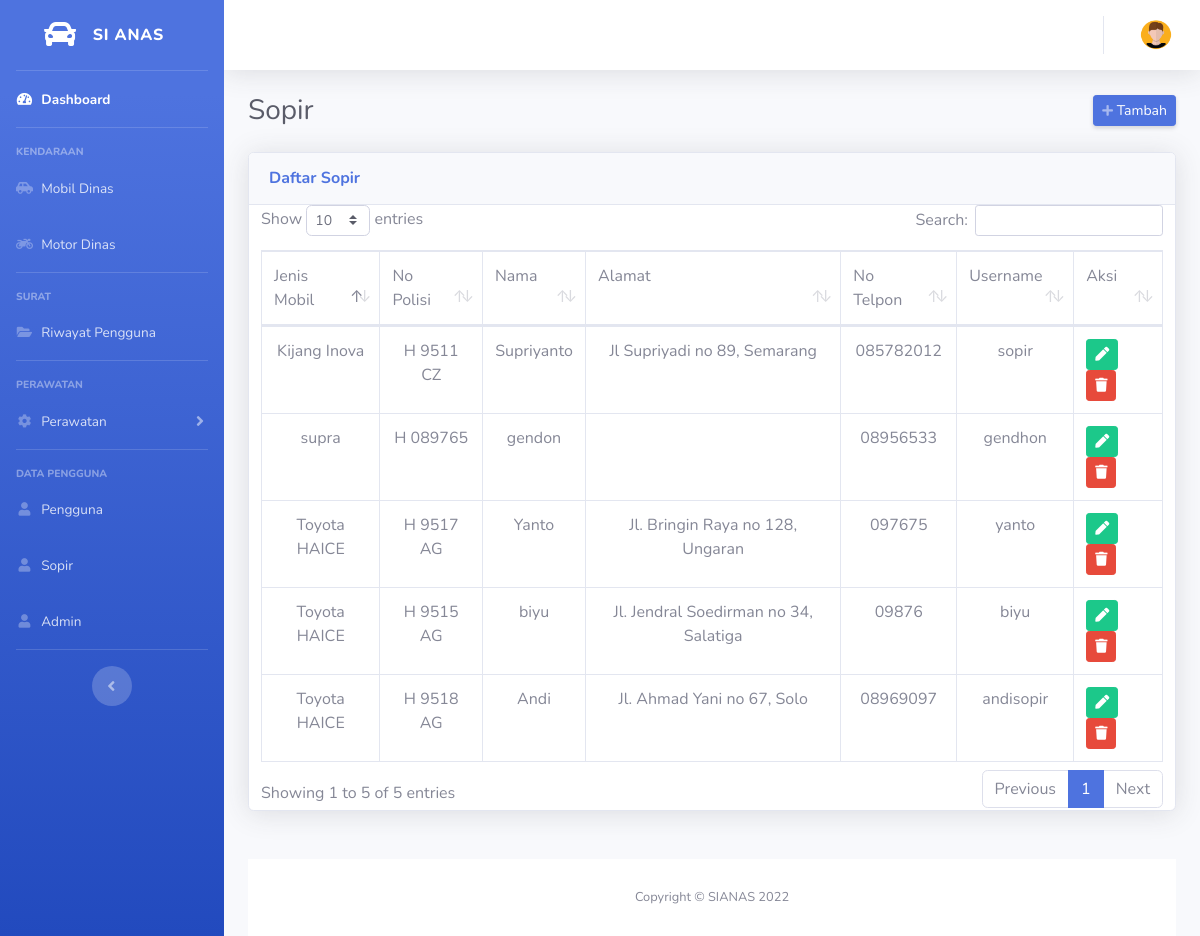
Page /index.php/superadmin/sopir on the earlier database version.
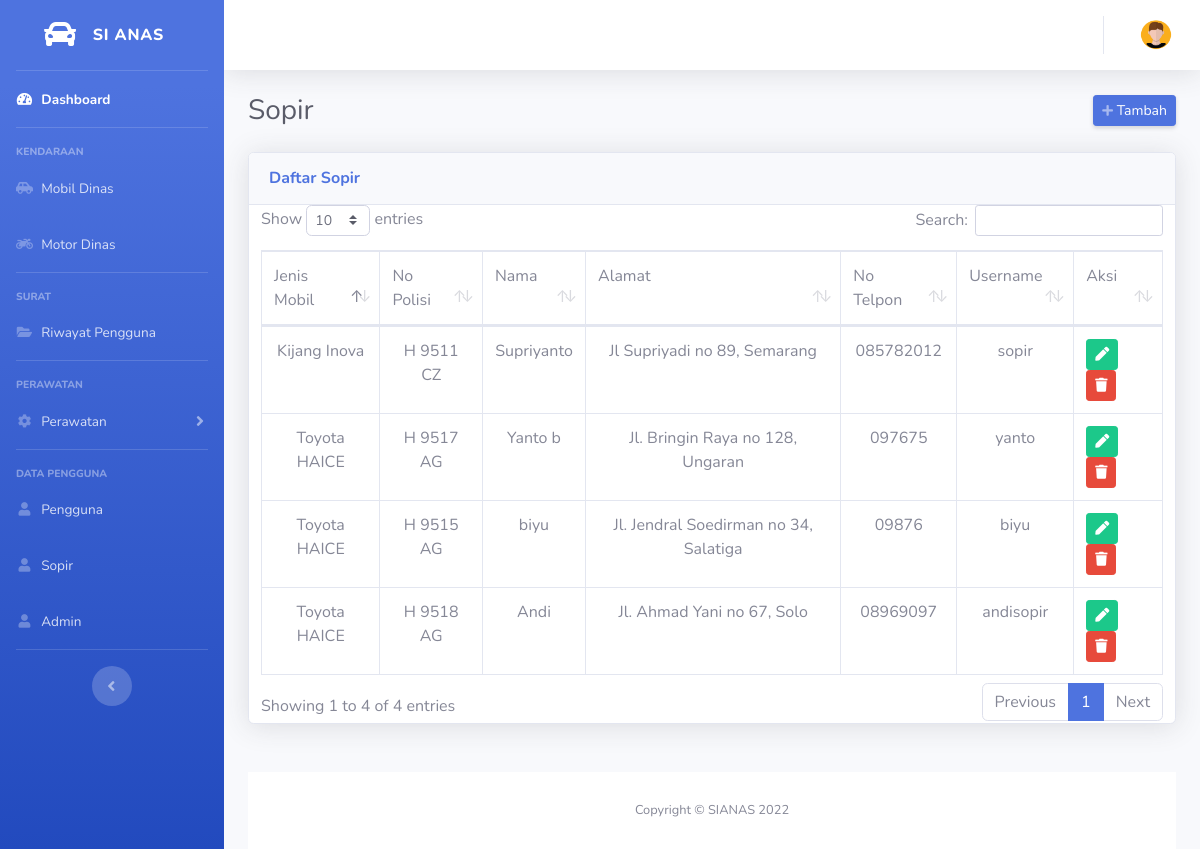
Same page on the later database version.
### tables this page shows
CREATE TABLE `mobil` (
  `no_mobil` int(10) NOT NULL,
  `nama` varchar(120) NOT NULL,
  `no_hp` varchar(120) NOT NULL,
  `alamat` varchar(120) NOT NULL,
  `username` varchar(120) NOT NULL,
  `password` varchar(120) NOT NULL,
  `role` int(10) NOT NULL,
  `jenis_mobil` varchar(20) NOT NULL,
  `no_plat` varchar(20) NOT NULL,
  `tgl_pjk` date NOT NULL,
  `no_rangka` varchar(120) NOT NULL,
  `no_mesin` varchar(120) NOT NULL,
  `no_stnk` varchar(120) NOT NULL,
  `warna` varchar(120) NOT NULL,
  `status` varchar(20) NOT NULL,
  `foto` varchar(120) NOT NULL
);

### application/controllers/Superadmin.php (called while the page is built, shortened)
<?php
class Superadmin extends CI_Controller
{
    function __construct()
    {
        $this->load->library('form_validation');
        $this->load->helper(array('url', 'form'));
        $this->load->model('admin/Mobil_model', 'mobil');
        $this->load->model('admin/Motor_model', 'motor');
        $this->load->model('admin/Riwayat_model', 'riwayat');
        $this->load->model('admin/Anggota_model', 'anggota');
        $this->load->model('admin/Perawatan_model', 'perawatan');
        $this->load->model('admin/Sopir_model', 'sopir');
        $this->load->model('admin/Superadmin_model', 'superadmin');
    }
    public function sopir()
    {
        $data['session'] = $this->session->userdata('nama');
        $id = $this->session->userdata('userid');
        $data['nama'] = $this->db->get_where('superadmin', ['no_superadmin' => $id])->row_array();
        $data['sopir'] = $this->sopir->getAllSopir();
        $this->load->view('superadmin/template/header', $data);
        $this->load->view('superadmin/template/sidebar', $data);
        $this->load->view('superadmin/template/topbar', $data);
        $this->load->view('superadmin/sopir/sopir', $data);
        $this->load->view('superadmin/template/footer', $data);
    }
}

### index.php (called while the page is built, shortened)
<?php
require_once BASEPATH.'core/CodeIgniter.php';

### application/models/admin/Sopir_model.php (called while the page is built, shortened)
<?php
class Sopir_model extends CI_Model
{
	public function getAllSopir()
	{
		$query = "SELECT m.jenis_mobil, m.no_mobil, m.no_plat, m.nama, m.alamat, m.no_hp, m.username, m.password from mobil m where m.role='3'";
		return $this->db->query($query)->result_array();
	}
}

### application/views/superadmin/sopir/sopir.php (the view, shortened to what this page needs)
<div class="container-fluid">
    <div class="d-sm-flex align-items-center justify-content-between mb-4">
        <h1 class="h3 mb-0 text-gray-800">Sopir</h1>
        <a href="<?= base_url('sopir/tambah') ?>" class="d-none d-sm-inline-block btn btn-sm btn-primary shadow-sm"><i class="fas fa-plus fa-sm text-white-50"></i> Tambah</a>
    </div>
    <div class="row">
        <div class="col-lg-12 mb-4">
            <div class="card shadow mb-4">
                <div class="card-header py-3">
                    <h6 class="m-0 font-weight-bold text-primary">Daftar Sopir</h6>
                </div>
                <div class="col-md-12">
                    <div class="table-responsive">
                        <table class="table table-bordered" id="dataTable" width="100%" cellspacing="0">
                            <thead>
                                <tr>
                                    <td>Jenis Mobil</td>
                                    <td>No Polisi</td>
                                    <td>Nama</td>
                                    <td>Alamat</td>
                                    <td>No Telpon</td>
                                    <td>Username</td>
                                    <td>Aksi</td>
                                </tr>
                            </thead>
                            <tbody>
                                <?php foreach ($sopir as $sopir) : ?>
                                    <tr>
                                        <td class="text-center"><?= $sopir['jenis_mobil']; ?></td>
                                        <td class="text-center"><?= $sopir['no_plat']; ?></td>
                                        <td class="text-center"><?= $sopir['nama']; ?></td>
                                        <td class="text-center"><?= $sopir['alamat']; ?></td>
                                        <td class="text-center"><?= $sopir['no_hp']; ?></td>
                                        <td class="text-center"><?= $sopir['username']; ?></td>
                                        <td>
                                            <a href="<?= base_url(); ?>sopir/ubah/<?= $sopir['no_mobil']; ?>" class="btn btn-success btn-sm"><i class="fa fa-pen"></i></a>
                                            <a href="<?= base_url(); ?>sopir/hapus/<?= $sopir['no_mobil']; ?>" onclick="return confirm('apakah anda yakin?')" class="btn btn-danger btn-sm"><i class="fa fa-trash"></i></a>
                                        </td>
                                    </tr>
                                <?php endforeach; ?>
                            </tbody>
                        </table>
                    </div>
                </div>
            </div>
        </div>
    </div>
    <footer class="sticky-footer bg-white">
        <div class="container my-auto">
            <div class="copyright text-center my-auto">
                <span>Copyright &copy; SIANAS 2022</span>
            </div>
        </div>
    </footer>
</div>
</div>
</body>
</html>

Differences in the rows shown:
removed mobil: jenis_mobil "supra", no_plat "H 089765", nama "gendon", no_hp "08956533", username "gendhon"
changed mobil "H 9517 AG": nama "Yanto" → "Yanto b"
Other differences:
text written by a page script: "Show entries Search: Showing 1 to 5 of 5 entries Previous 1 Next" → "Show entries Search: Showing 1 to 4 of 4 entries Previous 1 Next"
